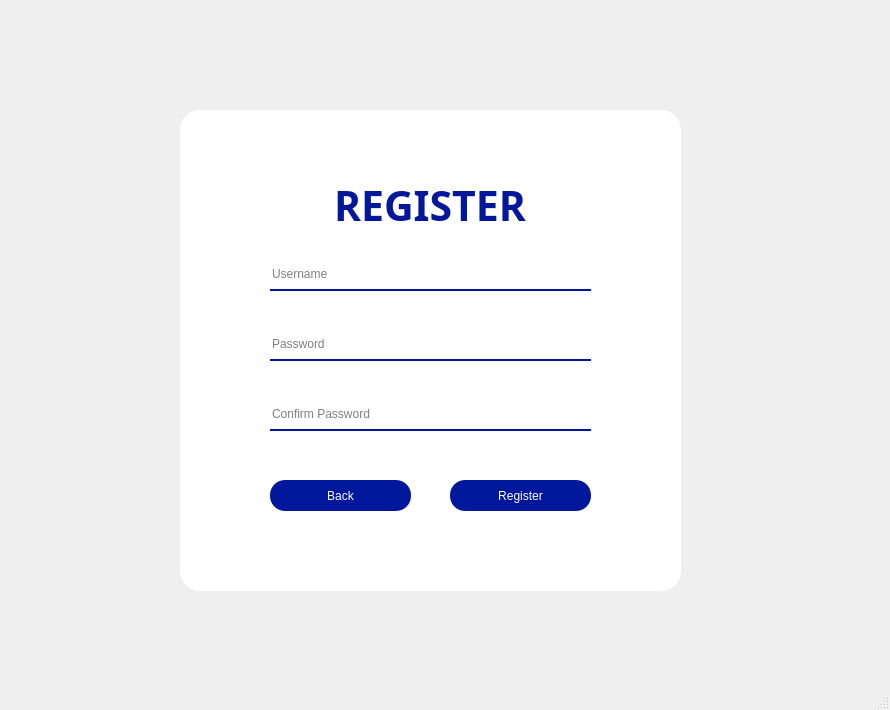
<?xml version="1.0" encoding="UTF-8"?>
<ui version="4.0">
 <class>MainWindow</class>
 <widget class="QMainWindow" name="MainWindow">
  <property name="geometry">
   <rect>
    <x>0</x>
    <y>0</y>
    <width>890</width>
    <height>710</height>
   </rect>
  </property>
  <property name="windowTitle">
   <string>MainWindow</string>
  </property>
  <widget class="QWidget" name="centralwidget">
   <widget class="QWidget" name="widget" native="true">
    <property name="geometry">
     <rect>
      <x>140</x>
      <y>90</y>
      <width>581</width>
      <height>541</height>
     </rect>
    </property>
    <widget class="QLabel" name="dangky">
     <property name="geometry">
      <rect>
       <x>35</x>
       <y>50</y>
       <width>510</width>
       <height>131</height>
      </rect>
     </property>
     <property name="font">
      <font>
       <family>Public Sans Black</family>
       <pointsize>31</pointsize>
       <weight>75</weight>
       <bold>true</bold>
      </font>
     </property>
     <property name="styleSheet">
      <string notr="true">color : rgb(1, 24, 156)</string>
     </property>
     <property name="text">
      <string>REGISTER</string>
     </property>
     <property name="textFormat">
      <enum>Qt::PlainText</enum>
     </property>
     <property name="alignment">
      <set>Qt::AlignCenter</set>
     </property>
    </widget>
    <widget class="QPushButton" name="Back">
     <property name="geometry">
      <rect>
       <x>130</x>
       <y>390</y>
       <width>141</width>
       <height>31</height>
      </rect>
     </property>
     <property name="styleSheet">
      <string notr="true">QPushButton
{
color: rgb(255, 255, 255);
font: 10pt &quot;Nunito Medium&quot;;
border-radius: 15px;
background-color: rgb(1, 24, 156);
}
QPushButton:hover
{
color: rgb(1, 24, 156);
font: 10pt &quot;Nunito Black&quot;;
background-color: rgb(222, 233, 255);
border-radius: 15px;
}
QPushButton:pressed
{
color: rgb(0,0,0);
font: 10pt &quot;Nunito Medium&quot;;
border-radius: 15px;
background-color: rgb(255, 255, 255);
}</string>
     </property>
     <property name="text">
      <string>Back</string>
     </property>
     <property name="autoDefault">
      <bool>false</bool>
     </property>
     <property name="default">
      <bool>false</bool>
     </property>
    </widget>
    <widget class="QLabel" name="bg">
     <property name="geometry">
      <rect>
       <x>40</x>
       <y>20</y>
       <width>501</width>
       <height>481</height>
      </rect>
     </property>
     <property name="styleSheet">
      <string notr="true">background-color: rgb(255, 255, 255);
border-radius: 20px;</string>
     </property>
     <property name="text">
      <string/>
     </property>
    </widget>
    <widget class="QLineEdit" name="password">
     <property name="geometry">
      <rect>
       <x>130</x>
       <y>240</y>
       <width>321</width>
       <height>31</height>
      </rect>
     </property>
     <property name="styleSheet">
      <string notr="true">background-color: rgab(0,0,0,0);
border : none;
border-bottom : 2px solid rgb(1, 24, 156);
color: rgb(0, 0, 0);
padding-bottom: 1px;</string>
     </property>
     <property name="text">
      <string/>
     </property>
     <property name="maxLength">
      <number>100</number>
     </property>
     <property name="echoMode">
      <enum>QLineEdit::Password</enum>
     </property>
     <property name="placeholderText">
      <string>Password</string>
     </property>
    </widget>
    <widget class="QLineEdit" name="username">
     <property name="geometry">
      <rect>
       <x>130</x>
       <y>170</y>
       <width>321</width>
       <height>31</height>
      </rect>
     </property>
     <property name="styleSheet">
      <string notr="true">background-color: rgab(0,0,0,0);
border : none;
border-bottom : 2px solid rgb(1, 24, 156);
color: rgb(0, 0, 0);
padding-bottom: 1px;</string>
     </property>
     <property name="text">
      <string/>
     </property>
     <property name="maxLength">
      <number>100</number>
     </property>
     <property name="echoMode">
      <enum>QLineEdit::Normal</enum>
     </property>
     <property name="placeholderText">
      <string>Username</string>
     </property>
    </widget>
    <widget class="QLineEdit" name="confirm_password">
     <property name="geometry">
      <rect>
       <x>130</x>
       <y>310</y>
       <width>321</width>
       <height>31</height>
      </rect>
     </property>
     <property name="styleSheet">
      <string notr="true">background-color: rgab(0,0,0,0);
border : none;
border-bottom : 2px solid rgb(1, 24, 156);
color: rgb(0, 0, 0);
padding-bottom: 1px;</string>
     </property>
     <property name="text">
      <string/>
     </property>
     <property name="maxLength">
      <number>100</number>
     </property>
     <property name="echoMode">
      <enum>QLineEdit::Password</enum>
     </property>
     <property name="placeholderText">
      <string>Confirm Password</string>
     </property>
    </widget>
    <widget class="QPushButton" name="register_3">
     <property name="geometry">
      <rect>
       <x>310</x>
       <y>390</y>
       <width>141</width>
       <height>31</height>
      </rect>
     </property>
     <property name="styleSheet">
      <string notr="true">QPushButton
{
color: rgb(255, 255, 255);
font: 10pt &quot;Nunito Medium&quot;;
border-radius: 15px;
background-color: rgb(1, 24, 156);
}
QPushButton:hover
{
color: rgb(1, 24, 156);
font: 10pt &quot;Nunito Black&quot;;
background-color: rgb(222, 233, 255);
border-radius: 15px;
}
QPushButton:pressed
{
color: rgb(0,0,0);
font: 10pt &quot;Nunito Medium&quot;;
border-radius: 15px;
background-color: rgb(255, 255, 255);
}</string>
     </property>
     <property name="text">
      <string>Register</string>
     </property>
     <property name="autoDefault">
      <bool>false</bool>
     </property>
     <property name="default">
      <bool>false</bool>
     </property>
    </widget>
    <zorder>bg</zorder>
    <zorder>dangky</zorder>
    <zorder>Back</zorder>
    <zorder>password</zorder>
    <zorder>username</zorder>
    <zorder>confirm_password</zorder>
    <zorder>register_3</zorder>
   </widget>
  </widget>
  <widget class="QStatusBar" name="statusbar"/>
 </widget>
 <resources/>
 <connections/>
</ui>
